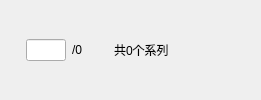
            <widget class="QWidget" name="widget_MP_Op" native="true">
             <property name="minimumSize">
              <size>
               <width>0</width>
               <height>0</height>
              </size>
             </property>
             <layout class="QHBoxLayout" name="horizontalLayout_5">
              <property name="leftMargin">
               <number>0</number>
              </property>
              <property name="topMargin">
               <number>0</number>
              </property>
              <property name="rightMargin">
               <number>0</number>
              </property>
              <property name="bottomMargin">
               <number>0</number>
              </property>
              <item>
               <widget class="QPushButton" name="pushButton_MP_PrePage">
                <property name="sizePolicy">
                 <sizepolicy hsizetype="Fixed" vsizetype="Fixed">
                  <horstretch>0</horstretch>
                  <verstretch>0</verstretch>
                 </sizepolicy>
                </property>
                <property name="minimumSize">
                 <size>
                  <width>20</width>
                  <height>20</height>
                 </size>
                </property>
                <property name="maximumSize">
                 <size>
                  <width>20</width>
                  <height>20</height>
                 </size>
                </property>
                <property name="styleSheet">
                 <string notr="true">#pushButton_MP_PrePage
{
  border: 0px;
}</string>
                </property>
                <property name="text">
                 <string notr="true"/>
                </property>
                <property name="icon">
                 <iconset>
                  <normalon>:/File/img/left_enable.png</normalon>
                 </iconset>
                </property>
                <property name="iconSize">
                 <size>
                  <width>20</width>
                  <height>20</height>
                 </size>
                </property>
               </widget>
              </item>
              <item>
               <widget class="QLineEdit" name="lineEdit_MP_Page">
                <property name="maximumSize">
                 <size>
                  <width>40</width>
                  <height>16777215</height>
                 </size>
                </property>
                <property name="alignment">
                 <set>Qt::AlignRight|Qt::AlignTrailing|Qt::AlignVCenter</set>
                </property>
               </widget>
              </item>
              <item>
               <widget class="QLabel" name="label_MP_PageTotal">
                <property name="text">
                 <string notr="true">/0</string>
                </property>
               </widget>
              </item>
              <item>
               <widget class="QPushButton" name="pushButton_MP_NextPage">
                <property name="sizePolicy">
                 <sizepolicy hsizetype="Fixed" vsizetype="Fixed">
                  <horstretch>0</horstretch>
                  <verstretch>0</verstretch>
                 </sizepolicy>
                </property>
                <property name="minimumSize">
                 <size>
                  <width>20</width>
                  <height>20</height>
                 </size>
                </property>
                <property name="maximumSize">
                 <size>
                  <width>20</width>
                  <height>20</height>
                 </size>
                </property>
                <property name="styleSheet">
                 <string notr="true">#pushButton_MP_NextPage
{
  border: 0px;
}</string>
                </property>
                <property name="text">
                 <string notr="true"/>
                </property>
                <property name="icon">
                 <iconset>
                  <normalon>:/File/img/right_enable.png</normalon>
                 </iconset>
                </property>
                <property name="iconSize">
                 <size>
                  <width>20</width>
                  <height>20</height>
                 </size>
                </property>
               </widget>
              </item>
              <item>
               <widget class="QLabel" name="label_MP_Total">
                <property name="text">
                 <string notr="true">共0个系列</string>
                </property>
               </widget>
              </item>
              <item>
               <spacer name="hSpacer_MP_Op">
                <property name="orientation">
                 <enum>Qt::Horizontal</enum>
                </property>
                <property name="sizeHint" stdset="0">
                 <size>
                  <width>40</width>
                  <height>20</height>
                 </size>
                </property>
               </spacer>
              </item>
              <item>
               <widget class="QPushButton" name="pushButton_MP_New">
                <property name="sizePolicy">
                 <sizepolicy hsizetype="Fixed" vsizetype="Fixed">
                  <horstretch>0</horstretch>
                  <verstretch>0</verstretch>
                 </sizepolicy>
                </property>
                <property name="minimumSize">
                 <size>
                  <width>20</width>
                  <height>20</height>
                 </size>
                </property>
                <property name="maximumSize">
                 <size>
                  <width>20</width>
                  <height>20</height>
                 </size>
                </property>
                <property name="styleSheet">
                 <string notr="true">#pushButton_MP_New
{
  border: 0px;
}</string>
                </property>
                <property name="text">
                 <string notr="true"/>
                </property>
                <property name="icon">
                 <iconset>
                  <normalon>:/File/img/add_enable.png</normalon>
                 </iconset>
                </property>
                <property name="iconSize">
                 <size>
                  <width>20</width>
                  <height>20</height>
                 </size>
                </property>
               </widget>
              </item>
              <item>
               <widget class="QPushButton" name="pushButton_MP_Delete">
                <property name="sizePolicy">
                 <sizepolicy hsizetype="Fixed" vsizetype="Fixed">
                  <horstretch>0</horstretch>
                  <verstretch>0</verstretch>
                 </sizepolicy>
                </property>
                <property name="minimumSize">
                 <size>
                  <width>20</width>
                  <height>20</height>
                 </size>
                </property>
                <property name="maximumSize">
                 <size>
                  <width>20</width>
                  <height>20</height>
                 </size>
                </property>
                <property name="styleSheet">
                 <string notr="true">#pushButton_MP_Delete
{
  border: 0px;
}</string>
                </property>
                <property name="text">
                 <string notr="true"/>
                </property>
                <property name="icon">
                 <iconset>
                  <normalon>:/File/img/delete_enable.png</normalon>
                 </iconset>
                </property>
                <property name="iconSize">
                 <size>
                  <width>20</width>
                  <height>20</height>
                 </size>
                </property>
               </widget>
              </item>
             </layout>
            </widget>
